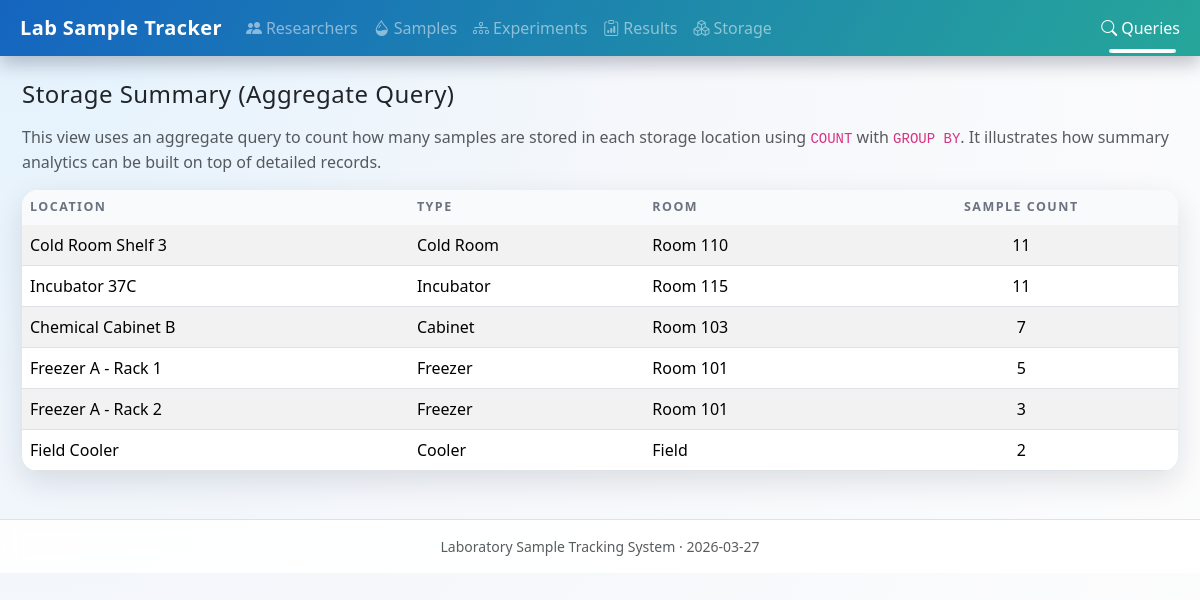
The page /storage_summary on the database as committed earlier.
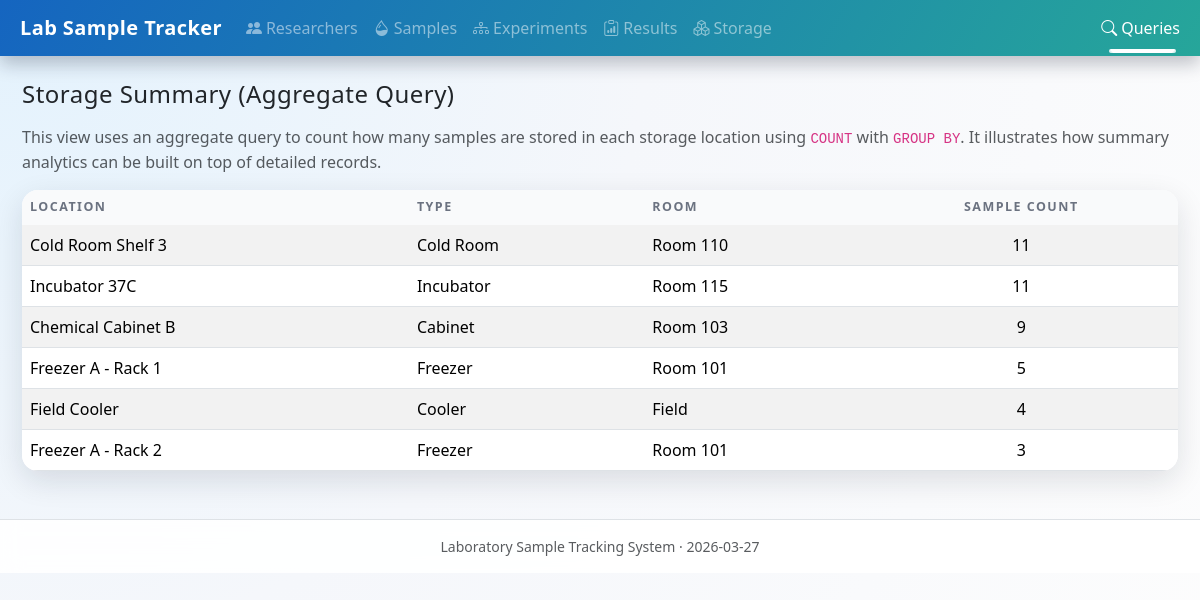
The same page on the database as committed later.
### tables this page shows
CREATE TABLE storage_location (
            id              INTEGER PRIMARY KEY AUTOINCREMENT,
            name            TEXT NOT NULL,
            location_type   TEXT NOT NULL,
            room            TEXT,
            freezer         TEXT,
            shelf           TEXT,
            description     TEXT
        );

### app.py (the view)
@app.route("/storage_summary")
def storage_summary():
    conn = get_connection()
    cur = conn.cursor()
    cur.execute(
        """
        SELECT
            sl.id,
            sl.name,
            sl.location_type,
            sl.room,
            COUNT(s.id) AS sample_count
        FROM storage_location sl
        LEFT JOIN sample s ON s.storage_location_id = sl.id
        GROUP BY sl.id
        ORDER BY sample_count DESC, sl.name;
        """
    )
    summary = cur.fetchall()
    conn.close()
    return render_template("storage_summary.html", summary=summary)

### app.py (called while the page is built)
@app.context_processor
def inject_now() -> Dict[str, Any]:
    return {"now": datetime.now()}

### db.py (called while the page is built)
def get_connection():
    conn = sqlite3.connect(DB_PATH)
    conn.row_factory = sqlite3.Row
    conn.execute("PRAGMA foreign_keys = ON;")
    return conn

### templates/storage_summary.html
{% extends "base.html" %}
{% block content %}
<h2 class="h4 mb-3">Storage Summary (Aggregate Query)</h2>
<p class="text-muted">
  This view uses an aggregate query to count how many samples are stored in each storage location
  using <code>COUNT</code> with <code>GROUP BY</code>.
  It illustrates how summary analytics can be built on top of detailed records.
</p>
<table class="table table-striped table-hover align-middle table-modern">
  <thead class="table-light">
    <tr>
      <th>Location</th>
      <th>Type</th>
      <th>Room</th>
      <th class="text-center">Sample Count</th>
    </tr>
  </thead>
  <tbody>
    {% for row in summary %}
      <tr>
        <td>{{ row.name }}</td>
        <td>{{ row.location_type }}</td>
        <td>{{ row.room or '—' }}</td>
        <td class="text-center">{{ row.sample_count }}</td>
      </tr>
    {% else %}
      <tr>
        <td colspan="4" class="text-center text-muted py-3">No storage locations found.</td>
      </tr>
    {% endfor %}
  </tbody>
</table>
{% endblock %}

Rows that differ between the two databases and show on the page:
changed storage_location "Chemical Cabinet B": sample_count "7" → "9"
shown differently, row unchanged: storage_location "Field Cooler": sample_count "2" → "4"; moves up the list
